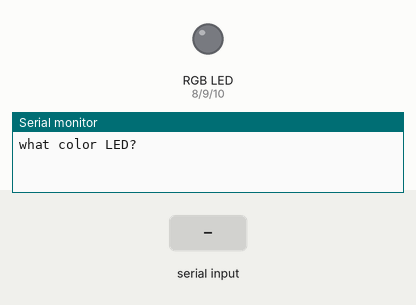
This sketch was run on a simulated Arduino Uno, built with avr-gcc and run on an emulated ATmega328P. Parts: an RGB LED mixed from three pins (HIGH = lit), the last lines printed to the serial monitor. The test bench sets the inputs (shaded band).

Above: at 1.2 s.
1.3 s: "red" received over Serial
At 3.5 s:
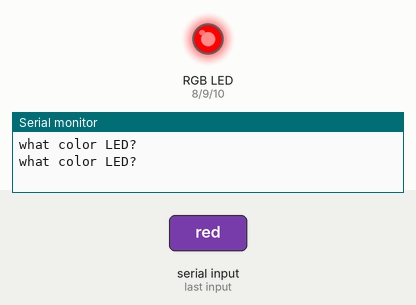
3.8 s: "green" received over Serial
At 5.7 s:
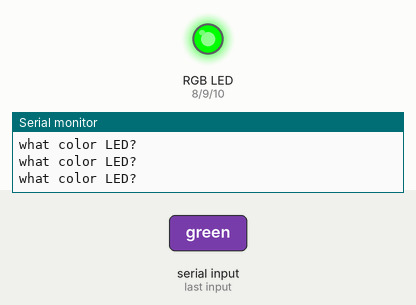
6.3 s: "blue" received over Serial
At 8.5 s:
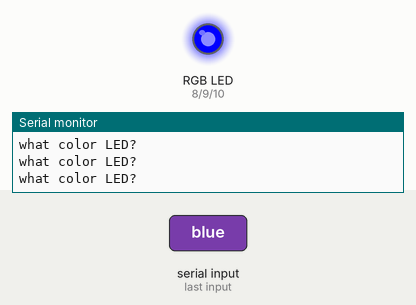
8.8 s: "yellow" received over Serial
At 10.8 s:
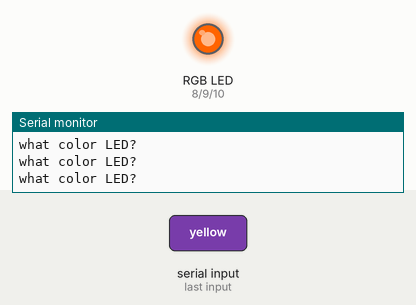
11.3 s: "cyan" received over Serial
At 13.5 s:
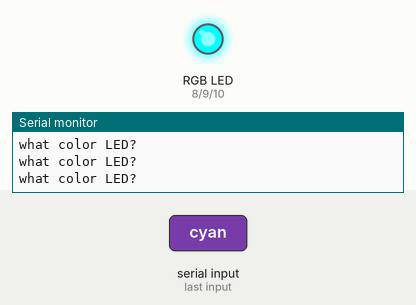
13.8 s: "megenta" received over Serial
At 15.8 s:
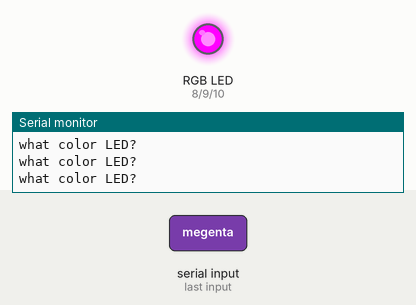
Timing chart, 0 to 17.3 s (numbered marks = the images above; inputs shaded):
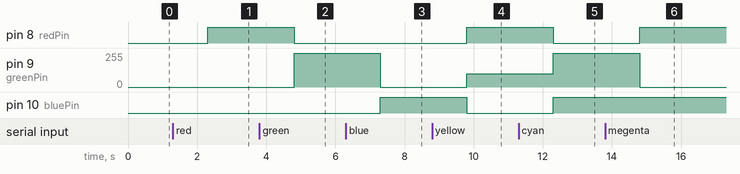

Measured:
- after the input at 1.3 s, pin 8 (redPin): LOW → HIGH after 1.0 s
- after the input at 3.8 s, pin 8 (redPin): HIGH → LOW after 1.0 s; pin 9 (greenPin): 0/255 → 255/255 after 1.0 s
- after the input at 6.3 s, pin 9 (greenPin): 255/255 → 0/255 after 1.0 s; pin 10 (bluePin): LOW → HIGH after 1.0 s
- after the input at 8.8 s, pin 8 (redPin): LOW → HIGH after 1.0 s; pin 9 (greenPin): 0/255 → 100/255 after 1.0 s; pin 10 (bluePin): HIGH → LOW after 1.0 s
- after the input at 11.3 s, pin 8 (redPin): HIGH → LOW after 1.0 s; pin 9 (greenPin): 100/255 → 255/255 after 1.0 s; pin 10 (bluePin): LOW → HIGH after 1.0 s
- after the input at 13.8 s, pin 8 (redPin): LOW → HIGH after 1.0 s; pin 9 (greenPin): 255/255 → 0/255 after 1.0 s

The sketch:

mixing_primary_colors_with_rgb_led1.ino
```cpp
//taking input from the user if based on user input that led will on.
String msg ="what color LED?";
String mycolor;//user input
int redPin=8;//redled connected to pin12
int greenPin=9;//greenled connected to pin 11
int bluePin=10;//blue led connected to pin 10
void setup()
{
  Serial.begin(9600);
  pinMode(redPin, OUTPUT);
  pinMode(greenPin, OUTPUT);
  pinMode(bluePin, OUTPUT);
}

void loop()
{
  Serial.println(msg);
  while(Serial.available()==0){
  }
  mycolor=Serial.readString();//reading user input
  //based on user input led blink
  if (mycolor=="red"){
  digitalWrite(redPin, HIGH);
  digitalWrite(greenPin, LOW);
  digitalWrite(bluePin, LOW);
  }

  if (mycolor=="green"){
  digitalWrite(redPin, LOW);
  digitalWrite(greenPin, HIGH);
  digitalWrite(bluePin, LOW);
  }

  if (mycolor=="blue"){
  digitalWrite(redPin, LOW);
  digitalWrite(greenPin, LOW);
  digitalWrite(bluePin, HIGH);
  }

  if (mycolor=="yellow"){
  analogWrite(redPin, 255);
  analogWrite(greenPin, 100);
  analogWrite(bluePin, 0);
  }

  if (mycolor=="cyan"){
  analogWrite(redPin, 0);
  analogWrite(greenPin, 255);
  analogWrite(bluePin, 255);
  }

  if (mycolor=="megenta"){
  analogWrite(redPin, 255);
  analogWrite(greenPin, 0);
  analogWrite(bluePin, 255);
  }
}
```
